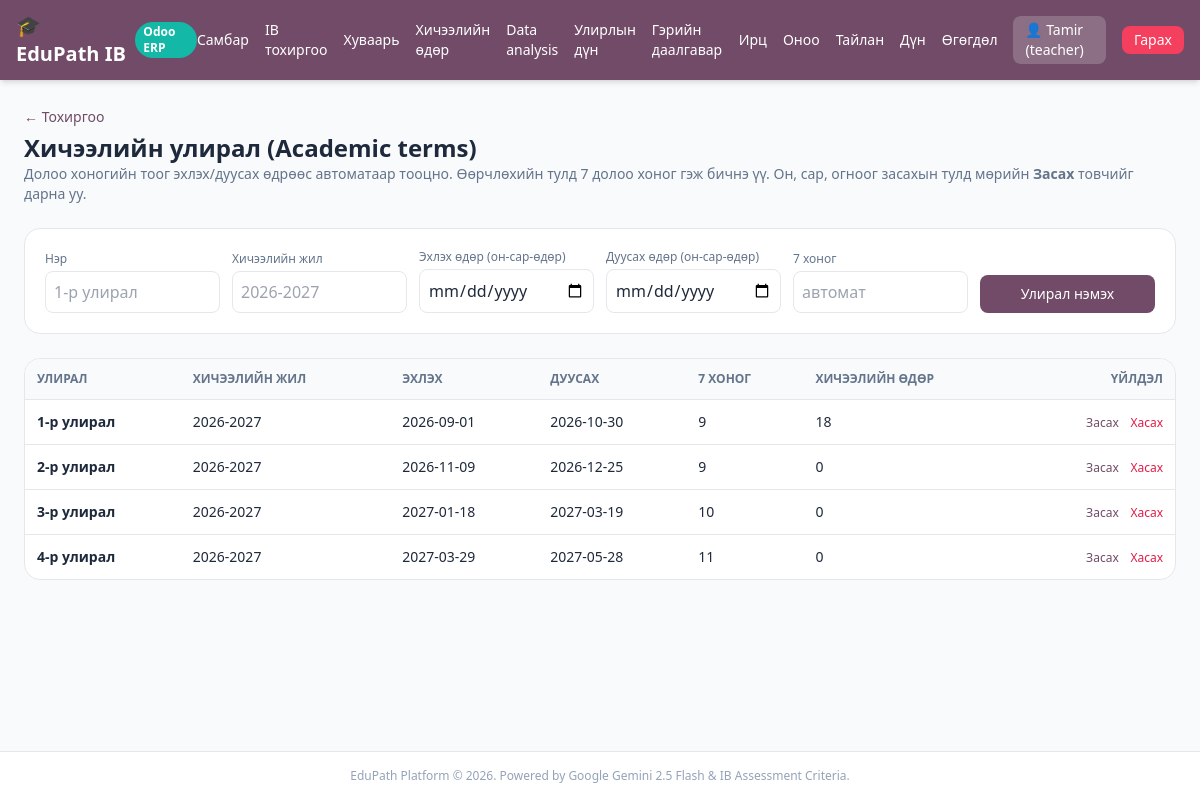
Page /teacher/setup/terms (signed in) on the earlier database version.
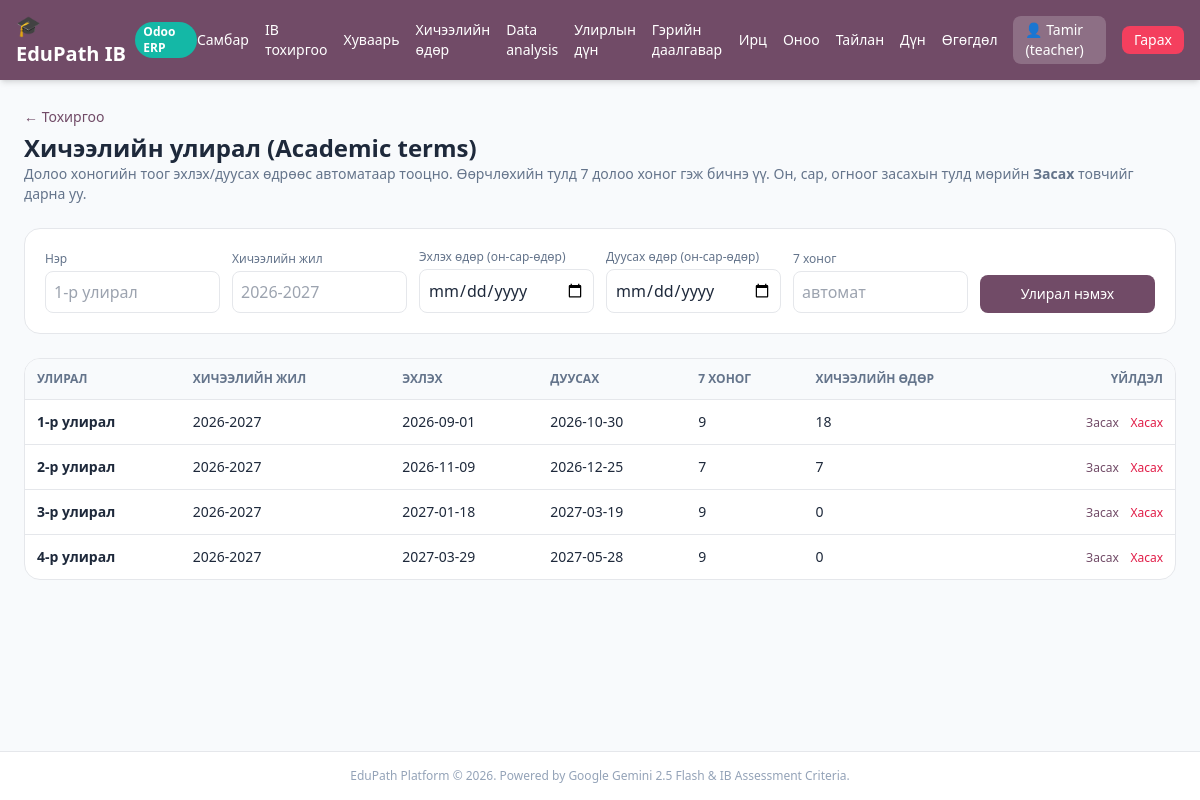
Same page on the later database version.
### tables this page shows
CREATE TABLE academic_terms (
        id INTEGER PRIMARY KEY AUTOINCREMENT,
        name TEXT NOT NULL,
        school_year TEXT NOT NULL,
        start_date TEXT NOT NULL,
        end_date TEXT NOT NULL,
        weeks INTEGER NOT NULL DEFAULT 6,
        is_active INTEGER NOT NULL DEFAULT 1,
        created_at INTEGER
    );

### app.py (the view)
@app.get("/teacher/setup/terms", response_class=HTMLResponse)
def teacher_terms_page(request: Request, user: dict = Depends(get_current_user),
                       db: sqlite3.Connection = Depends(get_db)):
    if not user or user["role"] != "teacher":
        return RedirectResponse("/login")
    rows = []
    for term in _all_terms(db):
        item = dict(term)
        item["sessions"] = db.execute(
            "SELECT COUNT(*) FROM lesson_sessions WHERE term_id = ?", (term["id"],)
        ).fetchone()[0]
        rows.append(item)
    return templates.TemplateResponse(
        request=request, name="teacher_terms.html",
        context={"user": user, "terms": rows},
    )

### templates/teacher_terms.html (shortened to what this page needs)
{% extends "base.html" %}
{% block content %}
<div class="space-y-6">
  <div>
    <a href="/teacher/setup" class="text-sm text-[#714B67] hover:underline">&larr; Тохиргоо</a>
    <h1 class="text-2xl font-black mt-1">Хичээлийн улирал (Academic terms)</h1>
    <p class="text-sm text-slate-500">Долоо хоногийн тоог эхлэх/дуусах өдрөөс автоматаар тооцно. Өөрчлөхийн тулд 7 долоо хоног гэж бичнэ үү. Он, сар, огноог засахын тулд мөрийн <b>Засах</b> товчийг дарна уу.</p>
  </div>
  <form method="POST" action="/teacher/setup/terms" class="bg-white p-5 rounded-2xl border grid grid-cols-2 md:grid-cols-6 gap-3 items-end">
    <div><label class="block text-xs text-slate-500 mb-1">Нэр</label><input name="name" placeholder="1-р улирал" required class="w-full px-2 py-2 border rounded-lg"></div>
    <div><label class="block text-xs text-slate-500 mb-1">Хичээлийн жил</label><input name="school_year" placeholder="2026-2027" class="w-full px-2 py-2 border rounded-lg"></div>
    <div><label class="block text-xs text-slate-500 mb-1">Эхлэх өдөр (он-сар-өдөр)</label><input type="date" name="start_date" required class="w-full px-2 py-2 border rounded-lg"></div>
    <div><label class="block text-xs text-slate-500 mb-1">Дуусах өдөр (он-сар-өдөр)</label><input type="date" name="end_date" required class="w-full px-2 py-2 border rounded-lg"></div>
    <div><label class="block text-xs text-slate-500 mb-1">7 хоног</label><input name="weeks" placeholder="автомат" class="w-full px-2 py-2 border rounded-lg"></div>
    <button class="bg-[#714B67] text-white px-4 py-2 rounded-lg text-sm h-[38px]">Улирал нэмэх</button>
  </form>
  <div class="bg-white rounded-2xl border overflow-x-auto">
    <table class="w-full text-sm">
      <thead class="bg-slate-50 text-slate-500 text-xs uppercase">
        <tr><th class="p-3 text-left">Улирал</th><th class="p-3 text-left">Хичээлийн жил</th><th class="p-3 text-left">Эхлэх</th><th class="p-3 text-left">Дуусах</th><th class="p-3 text-left">7 хоног</th><th class="p-3 text-left">Хичээлийн өдөр</th><th class="p-3 text-right">Үйлдэл</th></tr>
      </thead>
      <tbody>
        {% for t in terms %}
        <tr class="border-t">
          <td class="p-3 font-bold">
            <span class="inline-view-only">{{ t.name }}</span>
          </td>
          <td class="p-3">
            <span class="inline-view-only">{{ t.school_year }}</span>
          </td>
          <td class="p-3">
            <span class="inline-view-only">{{ t.start_date }}</span>
          </td>
          <td class="p-3">
            <span class="inline-view-only">{{ t.end_date }}</span>
          </td>
          <td class="p-3">
            <span class="inline-view-only">{{ t.weeks }}</span>
          </td>
          <td class="p-3">{{ t.sessions }}</td>
          <td class="p-3 text-right whitespace-nowrap">
            <span class="inline-view-only">
              <button type="button" onclick="editRow(this)" class="text-[#714B67] hover:underline text-xs">Засах</button>
              <form method="POST" action="/teacher/setup/terms/{{ t.id }}/delete" onsubmit="return confirm('{{ t.name }}-ийг хасах уу? Бүх оноо устах болно.')" class="inline">
                <button class="text-rose-600 hover:underline text-xs ml-2">Хасах</button>
              </form>
            </span>
          </td>
        </tr>
        {% endfor %}
      </tbody>
    </table>
  </div>
</div>
{% endblock %}

Differences in the rows shown:
changed academic_terms "2-р улирал": weeks "9" → "7"; sessions "0" → "7"
changed academic_terms "3-р улирал": weeks "10" → "9"
changed academic_terms "4-р улирал": weeks "11" → "9"
